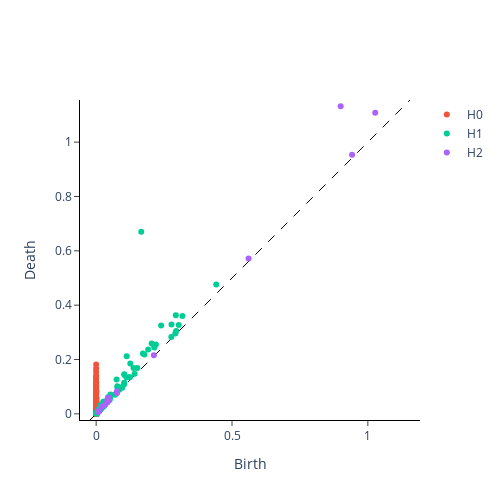

This figure's notebook cell:
### Code cell
from gtda.homology import VietorisRipsPersistence
from gtda.plotting import plot_diagram

VR = VietorisRipsPersistence(metric="cosine", coeff=2, homology_dimensions=[0, 1, 2])
diagrams = VR.fit_transform(X_samples[0][None])
# diagrams = VR.fit_transform(X_sample_[None])
# diagrams = VR.fit_transform(X[None])
print(diagrams.shape)

plot_diagram(diagrams[0])

### Figure 1 — Plotly figure (JSON) as saved in the notebook; plotly's stock layout.template omitted (floating-point values rounded to 4 significant figures; data arrays with more than 128 entries replaced by an {"elided": "..."} marker saying what was removed)
{"data": [{"hoverinfo": "none", "line": {"color": "black", "dash": "dash", "width": 1}, "mode": "lines", "showlegend": false, "type": "scatter", "x": [-0.02265, 1.155], "y": [-0.02265, 1.155]}, {"hoverinfo": "text", "hovertext": {"elided": "499 str values"}, "mode": "markers", "name": "H0", "type": "scatter", "x": {"elided": "499 int values"}, "y": {"elided": "499 float values"}}, {"hoverinfo": "text", "hovertext": {"elided": "157 str values"}, "mode": "markers", "name": "H1", "type": "scatter", "x": {"elided": "157 float values"}, "y": {"elided": "157 float values"}}, {"hoverinfo": "text", "hovertext": ["(1.027207851409912, 1.1083061695098877)", "(0.9418762922286987, 0.9540354013442993)", "(0.8999984264373779, 1.1324983835220337)", "(0.5610166788101196, 0.571532666683197)", "(0.2122776359319687, 0.21533288061618805)", "(0.07689933478832245, 0.077095165848732)", "(0.07678944617509842, 0.08312372863292694)", "(0.04660292714834213, 0.05994168668985367)", "(0.04634956270456314, 0.05134622007608414)", "(0.0423210933804512, 0.04308340698480606)", "(0.04026661813259125, 0.04856940358877182)", "(0.03291065990924835, 0.03393394872546196)", "(0.020888781175017357, 0.025704780593514442)", "(0.011582859791815281, 0.012303575873374939)", "(0.01153567899018526, 0.011561078019440174)", "(0.0108572319149971, 0.010950901545584202)", "(0.0070373304188251495, 0.007175759878009558)"], "mode": "markers", "name": "H2", "type": "scatter", "x": [1.027, 0.9419, 0.9, 0.561, 0.2123, 0.0769, 0.07679, 0.0466, 0.04635, 0.04232, 0.04027, 0.03291, 0.02089, 0.01158, 0.01154, 0.01086, 0.007037], "y": [1.108, 0.954, 1.132, 0.5715, 0.2153, 0.0771, 0.08312, 0.05994, 0.05135, 0.04308, 0.04857, 0.03393, 0.0257, 0.0123, 0.01156, 0.01095, 0.007176]}], "layout": {"height": 500, "plot_bgcolor": "white", "width": 500, "xaxis": {"autorange": false, "exponentformat": "e", "linecolor": "black", "linewidth": 1, "mirror": false, "range": [-0.02265, 1.155], "showexponent": "all", "showline": true, "side": "bottom", "ticks": "outside", "title": {"text": "Birth"}, "type": "linear", "zeroline": true}, "yaxis": {"autorange": false, "exponentformat": "e", "linecolor": "black", "linewidth": 1, "mirror": false, "range": [-0.02265, 1.155], "scaleanchor": "x", "scaleratio": 1, "showexponent": "all", "showline": true, "side": "left", "ticks": "outside", "title": {"text": "Death"}, "type": "linear", "zeroline": true}}}
